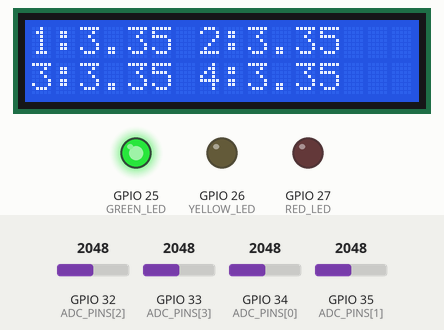
This sketch was run on a simulated ESP32. Shown: 16×2 character LCD, output pins drawn as LEDs (lit = HIGH). The test bench sets the inputs (shaded band); at power-on: GPIO 32 (ADC_PINS[2]) = 2048, GPIO 33 (ADC_PINS[3]) = 2048, GPIO 34 (ADC_PINS[0]) = 2048, GPIO 35 (ADC_PINS[1]) = 2048. WiFi joins after 1.5 s; servers stay silent unless stated; what the sketch prints to the serial monitor is not drawn.

Above: at 4.5 s.
4.6 s: GPIO 32 (ADC_PINS[2]) set to 2256
At 6.6 s:
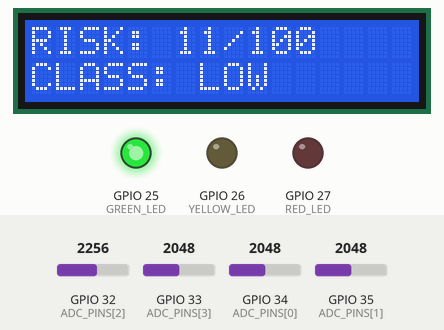
7.6 s: GPIO 32 (ADC_PINS[2]) set to 2345
At 10.1 s:
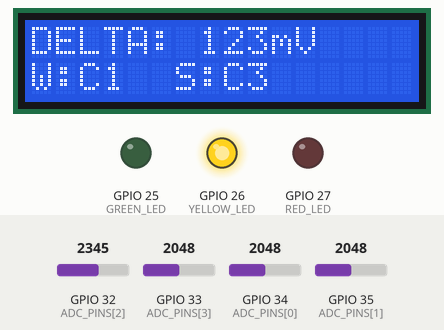
10.6 s: GPIO 33 (ADC_PINS[3]) set to 2674
13.6 s: GPIO 33 (ADC_PINS[3]) set to 2738
At 14.0 s:
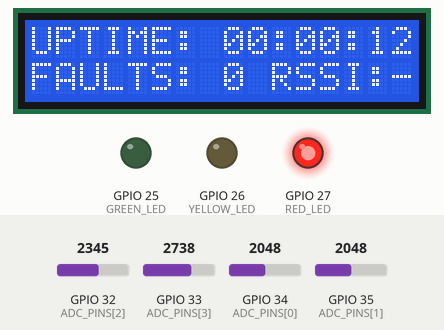
16.6 s: GPIO 34 (ADC_PINS[0]) set to 787
At 19.3 s:
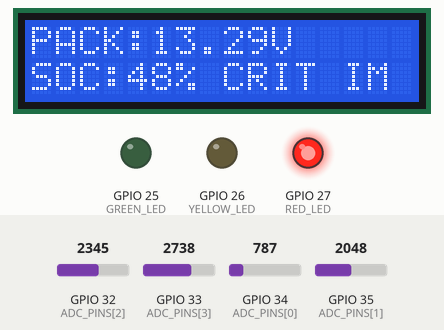
19.6 s: GPIO 34 (ADC_PINS[0]) set to 668
At 25.5 s:
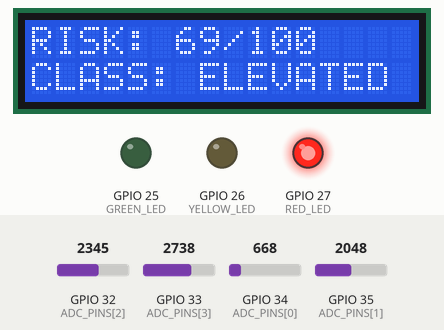
Timing chart, 0 to 27.0 s (numbered marks = the images above; inputs shaded):
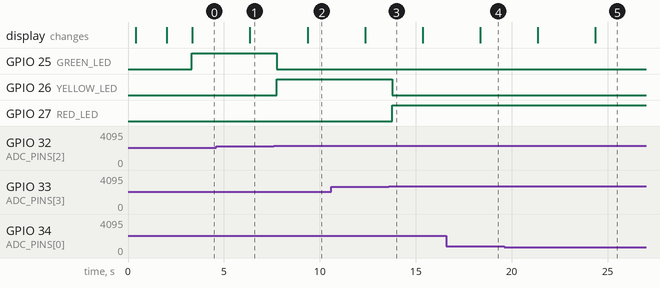

The sketch:

blynk_analytics.ino
```cpp
/**********************************************************************************
 * TASK 6: ENTERPRISE BATTERY INTELLIGENCE & DECISION DASHBOARD
 * Architecture: ESP32 + Blynk IoT + I2C LCD + Battery Analytics Engine
 **********************************************************************************/


   #define BLYNK_TEMPLATE_ID "TMPL3-OeKA5v6"
   #define BLYNK_TEMPLATE_NAME "task 6 battery IOT"
   #define BLYNK_AUTH_TOKEN "3VS9oPysSPCKOC-ssJLW8lJ4RYWVyJEr"

#define BLYNK_PRINT Serial

#include <WiFi.h>
#include <BlynkSimpleEsp32.h>
#include <Wire.h>
#include <LiquidCrystal_I2C.h>

char ssid[] = "Wokwi-GUEST";
char pass[] = "";

LiquidCrystal_I2C lcd(0x27, 16, 2);
WidgetTerminal terminal(V9);

#define GREEN_LED   25
#define YELLOW_LED  26
#define RED_LED     27

#define NUM_CELLS   4
const int ADC_PINS[NUM_CELLS] = { 34, 35, 32, 33 };

#define ADC_RESOLUTION 4095.0f
#define V_MIN          2.50f
#define V_MAX          4.20f
#define WEAK_THRESH    2.80f
#define OV_THRESH      4.15f
#define BAL_WARN_PCT   3.00f
#define BAL_CRIT_PCT   8.00f

enum OperatingState {
  STATE_HEALTHY = 0,
  STATE_MINOR_IMBALANCE,
  STATE_CRITICAL_IMBALANCE,
  STATE_LOW_BATTERY,
  STATE_PACK_FAILURE,
  STATE_FAULT_OVERVOLTAGE,
  STATE_FAULT_UNDERVOLTAGE
};

OperatingState currentState  = STATE_HEALTHY;
OperatingState previousState = STATE_HEALTHY;

struct CellData {
  float voltage;
  float soc;
  float deviation;
};

struct PackAnalytics {
  float packVoltage;
  float avgVoltage;
  float avgSoc;
  float imbalancePct;
  float deltaMilliVolts;
  int   weakestCell;
  int   strongestCell;
  int   compositeRiskScore;
  String riskLevel;
  String recommendation;
};

CellData cells[NUM_CELLS];
PackAnalytics pack;

unsigned long systemStartTime  = 0;
unsigned int  totalFaultCount  = 0;
float         previousVoltages[NUM_CELLS];
int           prevWeakest      = -1;
int           prevStrongest    = -1;

#define POLL_INTERVAL_MS       200
#define TELEMETRY_INTERVAL_MS  1000
#define LCD_PAGE_INTERVAL_MS   3000
#define WIFI_RETRY_INTERVAL_MS 10000

unsigned long lastPollTime      = 0;
unsigned long lastTelemetryTime = 0;
unsigned long lastLCDTime       = 0;
unsigned long lastWiFiRetry     = 0;

byte lcdPage = 0;
bool lastWiFiConnected  = false;
bool lastBlynkConnected = false;

#define MAX_EVENTS 35
struct EventRecord {
  String timestamp;
  String detail;
};

EventRecord eventQueue[MAX_EVENTS];
int queueHead = 0;
int queueTail = 0;

bool isQueueEmpty() { return queueHead == queueTail; }
bool isQueueFull()  { return ((queueTail + 1) % MAX_EVENTS) == queueHead; }

String getFormattedUptime() {
  unsigned long sec = millis() / 1000;
  unsigned long d   = sec / 86400;
  unsigned long h   = (sec % 86400) / 3600;
  unsigned long m   = (sec % 3600) / 60;
  unsigned long s   = sec % 60;

  char buf[24];
  if (d > 0) {
    snprintf(buf, sizeof(buf), "%lud %02lu:%02lu:%02lu", d, h, m, s);
  } else {
    snprintf(buf, sizeof(buf), "%02lu:%02lu:%02lu", h, m, s);
  }
  return String(buf);
}

void enqueueEvent(String detail) {
  if (isQueueFull()) return;
  eventQueue[queueTail].timestamp = getFormattedUptime();
  eventQueue[queueTail].detail    = detail;
  queueTail = (queueTail + 1) % MAX_EVENTS;
  Serial.println("[" + getFormattedUptime() + "] " + detail);
}

EventRecord dequeueEvent() {
  EventRecord record = { "", "" };
  if (isQueueEmpty()) return record;
  record = eventQueue[queueHead];
  queueHead = (queueHead + 1) % MAX_EVENTS;
  return record;
}

float voltageToSOC(float v) {
  float soc = ((v - V_MIN) / (V_MAX - V_MIN)) * 100.0f;
  return constrain(soc, 0.0f, 100.0f);
}

String getStateLabel(OperatingState state) {
  switch (state) {
    case STATE_HEALTHY:             return "NORMAL";
    case STATE_MINOR_IMBALANCE:     return "IMBALANCE WARN";
    case STATE_CRITICAL_IMBALANCE:  return "CRIT IMBALANCE";
    case STATE_LOW_BATTERY:         return "LOW SOC";
    case STATE_PACK_FAILURE:        return "PACK FAILURE";
    case STATE_FAULT_OVERVOLTAGE:   return "TRIP: OVER-VOLT";
    case STATE_FAULT_UNDERVOLTAGE:  return "TRIP: UNDER-VOLT";
    default:                        return "UNKNOWN";
  }
}

void calculateCompositeRisk() {
  int risk = 0;

  if (pack.deltaMilliVolts > 200.0f) {
    risk += 35;
  } else if (pack.deltaMilliVolts > 100.0f) {
    risk += map((int)pack.deltaMilliVolts, 100, 200, 15, 34);
  } else if (pack.deltaMilliVolts > 50.0f) {
    risk += map((int)pack.deltaMilliVolts, 50, 100, 5, 14);
  }

  if (pack.avgSoc <= 10.0f) {
    risk += 25;
  } else if (pack.avgSoc <= 20.0f) {
    risk += 15;
  } else if (pack.avgSoc >= 98.0f) {
    risk += 10;
  }

  for (int i = 0; i < NUM_CELLS; i++) {
    if (cells[i].voltage < WEAK_THRESH || cells[i].voltage > OV_THRESH) {
      risk += 30;
      break;
    }
  }

  risk += constrain(totalFaultCount * 2, 0, 10);
  pack.compositeRiskScore = constrain(risk, 0, 100);

  if (pack.compositeRiskScore < 25) {
    pack.riskLevel = "LOW";
  } else if (pack.compositeRiskScore < 55) {
    pack.riskLevel = "MODERATE";
  } else if (pack.compositeRiskScore < 80) {
    pack.riskLevel = "ELEVATED";
  } else {
    pack.riskLevel = "CRITICAL";
  }
}

void generateRecommendation() {
  switch (currentState) {
    case STATE_FAULT_OVERVOLTAGE:
      pack.recommendation = "ISOLATE CHARGER: C" + String(pack.strongestCell + 1) +
                            " exceeding " + String(OV_THRESH, 2) + "V threshold!";
      break;

    case STATE_FAULT_UNDERVOLTAGE:
      pack.recommendation = "DISCONNECT LOAD: C" + String(pack.weakestCell + 1) +
                            " below cut-off (" + String(cells[pack.weakestCell].voltage, 2) + "V)!";
      break;

    case STATE_PACK_FAILURE:
      pack.recommendation = "EMERGENCY SHUTDOWN: Complete discharge. Lockout active.";
      break;

    case STATE_CRITICAL_IMBALANCE:
      pack.recommendation = "ACTIVE BALANCING REQ: Delta=" + String(pack.deltaMilliVolts, 0) +
                            "mV. Service pack immediately.";
      break;

    case STATE_MINOR_IMBALANCE:
      pack.recommendation = "SCHEDULE TOP BALANCE: Bleed charge on C" + String(pack.strongestCell + 1);
      break;

    case STATE_LOW_BATTERY:
      pack.recommendation = "CHARGE RECOMMENDED: Plug in 0.5C constant-current charger.";
      break;

    case STATE_HEALTHY:
    default:
      if (pack.compositeRiskScore < 20) {
        pack.recommendation = "SYSTEM OPTIMAL: All cells in equilibrium. No action.";
      } else {
        pack.recommendation = "MONITORING: Nominal operation with mild drift stress.";
      }
      break;
  }
}

void readBatterySensors() {
  float sumVolts = 0.0f;
  float minV     = 99.0f;
  float maxV     = -99.0f;
  int minIdx     = 0;
  int maxIdx     = 0;

  for (int i = 0; i < NUM_CELLS; i++) {
    int rawADC = analogRead(ADC_PINS[i]);
    float v = V_MIN + ((float)rawADC / ADC_RESOLUTION) * (V_MAX - V_MIN);
    cells[i].voltage = v;
    cells[i].soc     = voltageToSOC(v);

    sumVolts += v;
    if (v < minV) { minV = v; minIdx = i; }
    if (v > maxV) { maxV = v; maxIdx = i; }
  }

  pack.packVoltage     = sumVolts;
  pack.avgVoltage      = sumVolts / NUM_CELLS;
  pack.weakestCell     = minIdx;
  pack.strongestCell   = maxIdx;
  pack.deltaMilliVolts = (maxV - minV) * 1000.0f;
  pack.imbalancePct    = ((maxV - minV) / pack.avgVoltage) * 100.0f;

  float totalSoc = 0.0f;
  for (int i = 0; i < NUM_CELLS; i++) {
    cells[i].deviation = fabs(cells[i].voltage - pack.avgVoltage);
    totalSoc += cells[i].soc;
  }
  pack.avgSoc = totalSoc / NUM_CELLS;

  calculateCompositeRisk();
}

OperatingState evaluateOperatingState() {
  for (int i = 0; i < NUM_CELLS; i++) {
    if (cells[i].voltage > OV_THRESH)   return STATE_FAULT_OVERVOLTAGE;
    if (cells[i].voltage < WEAK_THRESH) return STATE_FAULT_UNDERVOLTAGE;
  }

  if (pack.avgSoc <= 5.0f)               return STATE_PACK_FAILURE;
  if (pack.avgSoc <= 20.0f)              return STATE_LOW_BATTERY;
  if (pack.imbalancePct >= BAL_CRIT_PCT) return STATE_CRITICAL_IMBALANCE;
  if (pack.imbalancePct >= BAL_WARN_PCT) return STATE_MINOR_IMBALANCE;

  return STATE_HEALTHY;
}

void processStateTransitions() {
  currentState = evaluateOperatingState();
  generateRecommendation();

  if (currentState != previousState) {
    if (currentState >= STATE_CRITICAL_IMBALANCE) {
      totalFaultCount++;
    }

    String logEntry = "STATE: " + getStateLabel(previousState) + " -> " +
                      getStateLabel(currentState) + " (Risk: " +
                      String(pack.compositeRiskScore) + "%)";
    enqueueEvent(logEntry);
    previousState = currentState;
  }

  if (pack.weakestCell != prevWeakest && prevWeakest != -1) {
    enqueueEvent("WEAKEST HANDOFF -> Cell " + String(pack.weakestCell + 1) +
                 " (" + String(cells[pack.weakestCell].voltage, 2) + "V)");
  }
  prevWeakest = pack.weakestCell;

  if (pack.strongestCell != prevStrongest && prevStrongest != -1) {
    enqueueEvent("STRONGEST HANDOFF -> Cell " + String(pack.strongestCell + 1) +
                 " (" + String(cells[pack.strongestCell].voltage, 2) + "V)");
  }
  prevStrongest = pack.strongestCell;
}

void updateSeverityIndicators() {
  int greenVal  = 0;
  int yellowVal = 0;
  int redVal    = 0;

  switch (currentState) {
    case STATE_HEALTHY:
      greenVal = HIGH;
      break;

    case STATE_MINOR_IMBALANCE:
    case STATE_LOW_BATTERY:
      yellowVal = HIGH;
      break;

    case STATE_CRITICAL_IMBALANCE:
    case STATE_PACK_FAILURE:
    case STATE_FAULT_OVERVOLTAGE:
    case STATE_FAULT_UNDERVOLTAGE:
      redVal = HIGH;
      break;
  }

  digitalWrite(GREEN_LED,  greenVal);
  digitalWrite(YELLOW_LED, yellowVal);
  digitalWrite(RED_LED,    redVal);

  if (Blynk.connected()) {
    Blynk.virtualWrite(V14, greenVal  ? 255 : 0);
    Blynk.virtualWrite(V15, yellowVal ? 255 : 0);
    Blynk.virtualWrite(V16, redVal    ? 255 : 0);
  }
}

void sendBlynkTelemetry() {
  if (!Blynk.connected()) return;

  Blynk.virtualWrite(V0, cells[0].voltage);
  Blynk.virtualWrite(V1, cells[1].voltage);
  Blynk.virtualWrite(V2, cells[2].voltage);
  Blynk.virtualWrite(V3, cells[3].voltage);

  Blynk.virtualWrite(V4,  pack.packVoltage);
  Blynk.virtualWrite(V5,  (int)pack.avgSoc);
  Blynk.virtualWrite(V6,  pack.imbalancePct);
  Blynk.virtualWrite(V20, pack.deltaMilliVolts);

  Blynk.virtualWrite(V7,  getStateLabel(currentState));
  Blynk.virtualWrite(V8,  WiFi.RSSI());
  Blynk.virtualWrite(V10, pack.riskLevel);
  Blynk.virtualWrite(V17, pack.compositeRiskScore);
  Blynk.virtualWrite(V18, getFormattedUptime());
  Blynk.virtualWrite(V19, totalFaultCount);

  Blynk.virtualWrite(V11, pack.recommendation);
  Blynk.virtualWrite(V12, "C" + String(pack.weakestCell + 1) + " (" +
                          String(cells[pack.weakestCell].voltage, 2) + "V)");
  Blynk.virtualWrite(V13, "C" + String(pack.strongestCell + 1) + " (" +
                          String(cells[pack.strongestCell].voltage, 2) + "V)");

  int flushLimit = 0;
  while (!isQueueEmpty() && flushLimit < 2) {
    EventRecord ev = dequeueEvent();
    terminal.println("[" + ev.timestamp + "] " + ev.detail);
    flushLimit++;
  }
  terminal.flush();
}

void updateLocalDisplay() {
  unsigned long now = millis();
  if (now - lastLCDTime < LCD_PAGE_INTERVAL_MS) return;
  lastLCDTime = now;

  lcdPage = (lcdPage + 1) % 6;
  lcd.clear();

  switch (lcdPage) {
    case 0:
      lcd.setCursor(0, 0); lcd.print("PACK:"); lcd.print(pack.packVoltage, 2); lcd.print("V");
      lcd.setCursor(0, 1); lcd.print("SOC:");  lcd.print(pack.avgSoc, 0); lcd.print("% ");
      lcd.print(getStateLabel(currentState).substring(0, 7));
      break;

    case 1:
      lcd.setCursor(0, 0);
      lcd.print("1:"); lcd.print(cells[0].voltage, 2);
      lcd.print(" 2:"); lcd.print(cells[1].voltage, 2);
      lcd.setCursor(0, 1);
      lcd.print("3:"); lcd.print(cells[2].voltage, 2);
      lcd.print(" 4:"); lcd.print(cells[3].voltage, 2);
      break;

    case 2:
      lcd.setCursor(0, 0); lcd.print("RISK: "); lcd.print(pack.compositeRiskScore); lcd.print("/100");
      lcd.setCursor(0, 1); lcd.print("CLASS: "); lcd.print(pack.riskLevel);
      break;

    case 3:
      lcd.setCursor(0, 0); lcd.print("DELTA: "); lcd.print((int)pack.deltaMilliVolts); lcd.print("mV");
      lcd.setCursor(0, 1); lcd.print("W:C"); lcd.print(pack.weakestCell + 1);
      lcd.print("  S:C"); lcd.print(pack.strongestCell + 1);
      break;

    case 4:
      lcd.setCursor(0, 0); lcd.print("UPTIME: "); lcd.print(getFormattedUptime().substring(0, 8));
      lcd.setCursor(0, 1); lcd.print("FAULTS: "); lcd.print(totalFaultCount);
      lcd.print(" RSSI:"); lcd.print(WiFi.RSSI());
      break;

    case 5:
      lcd.setCursor(0, 0); lcd.print("ACTION ADVICE:");
      lcd.setCursor(0, 1);
      lcd.print(pack.recommendation.substring(0, 16));
      break;
  }
}

BLYNK_CONNECTED() {
  terminal.println("\n==========================================");
  terminal.println("  ENTERPRISE BMS GATEWAY ONLINE");
  terminal.println("  Node ID   : ESP32-BMS-01");
  terminal.println("  Auth Token: VERIFIED");
  terminal.println("==========================================");
  terminal.flush();

  enqueueEvent("Blynk IoT Cloud Sync Established");
  lastBlynkConnected = true;
}

void handleConnectivity() {
  if (WiFi.status() != WL_CONNECTED) {
    unsigned long now = millis();
    if (now - lastWiFiRetry > WIFI_RETRY_INTERVAL_MS) {
      lastWiFiRetry = now;
      Serial.println("[WiFi] Reconnection attempt...");
      WiFi.begin(ssid, pass);
    }
    return;
  }

  if (!Blynk.connected()) {
    Blynk.connect(5000);
  }
}

void setup() {
  Serial.begin(115200);
  delay(300);

  pinMode(GREEN_LED,  OUTPUT);
  pinMode(YELLOW_LED, OUTPUT);
  pinMode(RED_LED,    OUTPUT);

  for (int i = 0; i < NUM_CELLS; i++) {
    pinMode(ADC_PINS[i], INPUT);
    previousVoltages[i] = V_MAX;
  }

  lcd.init();
  lcd.backlight();
  lcd.setCursor(0, 0); lcd.print("Enterprise BMS");
  lcd.setCursor(0, 1); lcd.print("Booting Core...");

  WiFi.begin(ssid, pass);
  int attempts = 0;
  while (WiFi.status() != WL_CONNECTED && attempts < 25) {
    delay(400);
    Serial.print(".");
    attempts++;
  }

  if (WiFi.status() == WL_CONNECTED) {
    Serial.println("\n[WiFi] Online. IP: " + WiFi.localIP().toString());
    lcd.clear();
    lcd.setCursor(0, 0); lcd.print("WiFi Connected!");
    lcd.setCursor(0, 1); lcd.print(WiFi.localIP().toString());
    delay(1000);
  }

  Blynk.config(BLYNK_AUTH_TOKEN);
  Blynk.connect(8000);

  enqueueEvent("BMS Supervisor Core Started");
  systemStartTime = millis();
}

void loop() {
  unsigned long currentMillis = millis();

  if (Blynk.connected()) {
    Blynk.run();
  }
  handleConnectivity();

  if (currentMillis - lastPollTime >= POLL_INTERVAL_MS) {
    lastPollTime = currentMillis;
    readBatterySensors();
    processStateTransitions();
    updateSeverityIndicators();
  }

  if (currentMillis - lastTelemetryTime >= TELEMETRY_INTERVAL_MS) {
    lastTelemetryTime = currentMillis;
    sendBlynkTelemetry();
  }

  updateLocalDisplay();
}
```

Measured:
- the behaviour switches between 2291 and 2292 on GPIO 32 (ADC_PINS[2]) (found by bisection; images 1 and 2)
- the behaviour switches between 2712 and 2713 on GPIO 33 (ADC_PINS[3]) (found by bisection; images 2 and 3)
- the behaviour switches between 723 and 722 on GPIO 34 (ADC_PINS[0]) (found by bisection; images 4 and 5)
- after the input at 4.6 s, the display: changes after 1.8 s (image 1)
- after the input at 7.6 s, GPIO 25 (GREEN_LED): HIGH → LOW after 0.16 s; GPIO 26 (YELLOW_LED): LOW → HIGH after 0.16 s; the display: changes after 1.8 s (image 2)
- after the input at 13.6 s, GPIO 26 (YELLOW_LED): HIGH → LOW after 0.17 s; GPIO 27 (RED_LED): LOW → HIGH after 0.17 s
- after the input at 16.6 s, the display: changes after 1.8 s (image 4)
